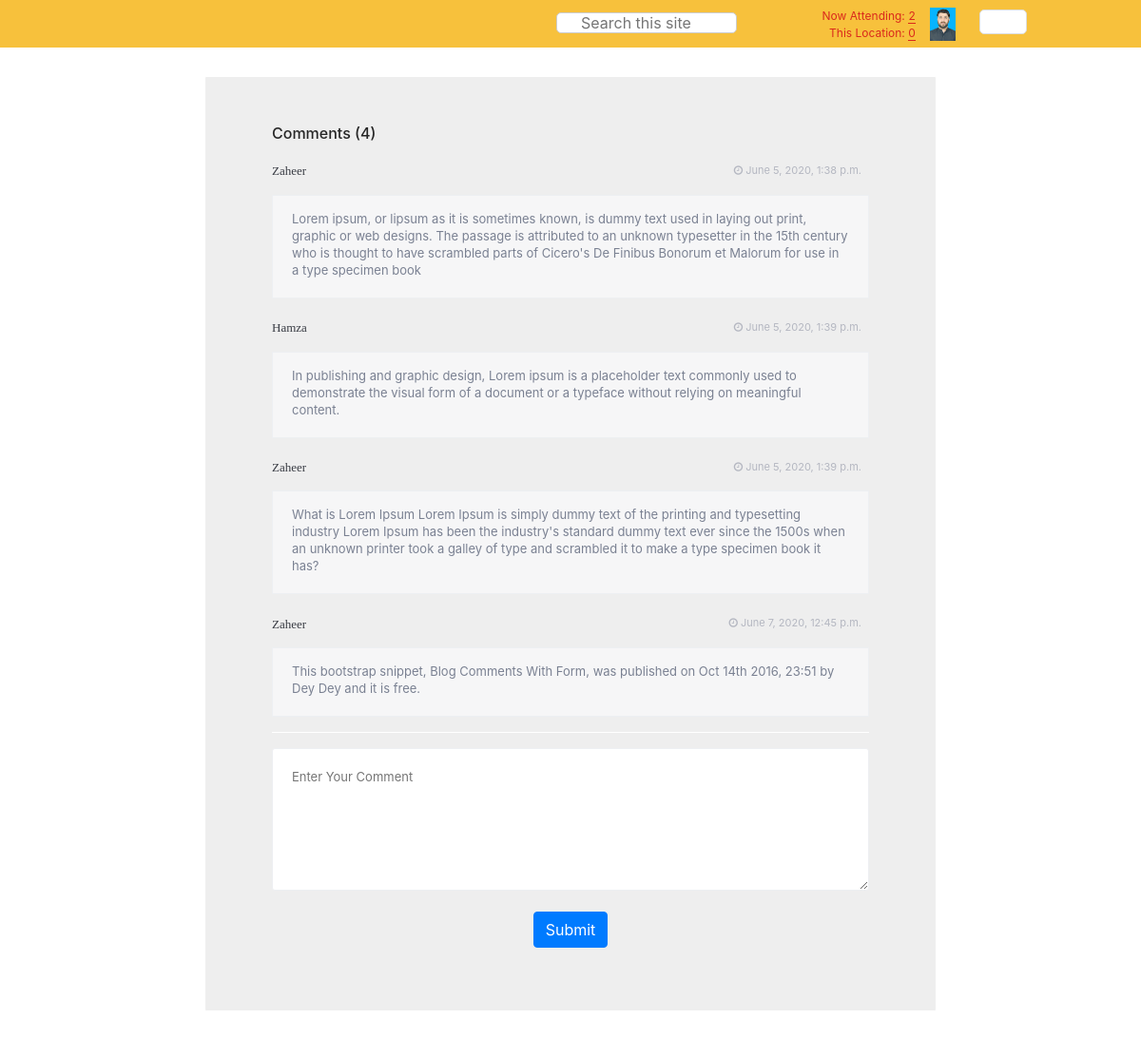
The app's page /chat/public/ (signed in) with its own data.
### common/models.py (models this page shows, shortened)
class UserProfile(models.Model):
    USER_TYPE_USER = 'user'
    USER_TYPE_PAGE_ADMIN = 'page_admin'
    USER_TYPE_OWNER = 'owner'
    USER_TYPE_MEMBER = 'member'
    USER_TYPES = (
        (USER_TYPE_USER, 'user'),
        (USER_TYPE_PAGE_ADMIN, 'page_admin'),
        (USER_TYPE_OWNER, 'owner'),
        (USER_TYPE_MEMBER, 'member'),
    )
    STATUS_ONLINE = 'Online'
    STATUS_OFFLINE = 'Offline'
    STATUS_AWAY = 'Away'
    STATUS_DONT_DISTURB = 'Do not Disturb'
    STATUSES = (
        (STATUS_ONLINE, 'Online'),
        (STATUS_OFFLINE, 'Offline'),
        (STATUS_AWAY, 'Away'),
        (STATUS_DONT_DISTURB, 'Do not Disturb')
    )
    user = models.OneToOneField(User, on_delete=models.CASCADE,
                                related_name='user_profile')
    company_name = models.CharField(max_length=200, null=True, blank=True)
    email = models.CharField(max_length=100, null=True, blank=True)
    date_of_birth = models.DateField(blank=True, null=True)
    profile_name = models.CharField(max_length=256, blank=True, null=True)
    profile_image = models.ImageField(upload_to="customer/profile/", null=True, blank=True)
    is_custom_profile_image = models.BooleanField(default=False)
    phone = models.CharField(max_length=256, blank=True, null=True)
    alternate_phone = models.CharField(max_length=256, blank=True, null=True)
    gender = models.CharField(
        max_length=1, choices=(('m', _('Male')), ('f', _('Female'))),
        blank=True, null=True)
    type = models.CharField(
        max_length=200, choices=USER_TYPES, default=USER_TYPE_USER,
        blank=True, null=True)
    hometown = models.CharField(max_length=256, blank=True, null=True)
    location = models.CharField(max_length=256, blank=True, null=True)
    address = models.CharField(max_length=256, blank=True, null=True)
    status = models.CharField(max_length=100, choices=STATUSES,
                             default=STATUS_ONLINE, blank=True, null=True)
    linked_in = models.URLField(max_length=256, blank=True, null=True)
    google_plus = models.URLField(max_length=256, blank=True, null=True)
    facebook = models.URLField(max_length=256, blank=True, null=True)
    youtube = models.URLField(max_length=256, blank=True, null=True)

### chat/models.py (models this page shows, shortened)
class Comment(models.Model):
    user = models.ForeignKey(
        User, related_name='user_comment', on_delete=models.CASCADE)
    content = models.TextField(max_length=500, blank=True, null=True)
    date = models.DateTimeField(default=timezone.now, blank=True, null=True)
    active = models.BooleanField(default=True)

### chat/views.py (the view, shortened to what this page needs)
# urls.py: path('public/', views.PublicDiscussion.as_view(), name='public_discuss'),
class PublicDiscussion(FormView):
    template_name = 'public_discussion.html'
    form_class = CommentForm
    def dispatch(self, request, *args, **kwargs):
        if self.request.user.is_authenticated:
            return super(
                PublicDiscussion, self).dispatch(request, *args, **kwargs)
        else:
            return HttpResponseRedirect(reverse('user_login'))
    def get_context_data(self, **kwargs):
        context = super(PublicDiscussion, self).get_context_data(**kwargs)
        comments = Comment.objects.all()
        context.update({
            'comments': comments,
            'total_logged_in_users': get_all_logged_in_users().count(),
            'logged_in_members': get_all_logged_in_users(),
        })
        return context

### chat/forms.py
class CommentForm(forms.ModelForm):
    class Meta:
        model = Comment
        fields = '__all__'

### common/views.py (called while the page is built)
def get_all_logged_in_users():
	sessions = Session.objects.filter(expire_date__gte=timezone.now())
	uid_list = []
	for session in sessions:
		data = session.get_decoded()
		uid_list.append(data.get('_auth_user_id', None))
	return User.objects.filter(id__in=uid_list)

### templates/public_discussion.html (shortened to what this page needs)
{% extends 'base.html' %}
{% block content %}
<div class="container">
<div class="be-comment-block">
	<h1 class="comments-title">Comments ({{ comments.count }})</h1>
    {% for comment in comments %}
        <div class="be-comment">
            <div class="be-comment-content">
                    <span class="be-comment-name">
                        <a href="#">{{ comment.user.username|title }}</a>
                        </span>
                    <span class="be-comment-time">
                        <i class="fa fa-clock-o"></i>
                        {{ comment.date }}
                    </span>
                <p class="be-comment-text">
                    {{ comment.content }}
                </p>
            </div>
        </div>
    {% endfor %}
    <hr style="border-top: 1px solid #fff;">
	<form class="form-block" action="{% url 'chat:public_discuss' %}" method="post">
		<div class="row">
			<div class="col-lg-12">
				<div class="form-group">
					<textarea class="form-input" required="required" name="content" placeholder="Enter Your Comment"></textarea>
				</div>
			</div>
            <div class="col-lg-12 text-center">
				<div class="form-group">
					<button type="submit" class="btn btn-primary">Submit</button>
				</div>
			</div>
		</div>
	</form>
</div>
</div>
{% endblock %}

### templates/base.html (shortened to what this page needs)
<!DOCTYPE html>
{% load staticfiles %}
<html>
<head>
	<link rel="stylesheet" href="{% static "css/style.css" %}" type="text/css" media="screen" />
	<link rel="stylesheet" href="{% static "css/ui-redesign.css" %}" type="text/css" />
    <link rel="stylesheet" href="{% static "css/bootstrap.min.css" %}" type="text/css" media="screen" />
    <link href="//netdna.bootstrapcdn.com/bootstrap/3.0.0/css/bootstrap-glyphicons.css" rel="stylesheet">
	<link rel="stylesheet" href="https://stackpath.bootstrapcdn.com/font-awesome/4.7.0/css/font-awesome.min.css" type="text/css" media="screen" />
</head>
<body>
    <div id="header-bar"><div>
    <div id="header" style="background: #f7c13c;">
        <div id="header-container">
        {% if request.user.is_authenticated %}
            <div id="header-controls" style="color:#666">
                <ul>
                    <li class="search-box">
                        <input id="search-keyword" class="round" placeholder="Search this site">
                        <a href="javascript:;" class="main-icon search" id="search-btn" tooltip="Click to Search"></a>
                    </li>
                    <li id="user-info">
    <div class="header-user">
        <div class="left onlineUser-num display-inline-table hide" id="online-counter" style="display: block;">
            <div class="display-table-row" style="cursor: pointer" data-toggle="modal" data-target="#attendingMembers"><div class="online-user-type display-table-cell">Now Attending</div><div class="display-table-cell">:&nbsp;</div><div class="display-table-cell"><a class="total-onlineUser num-tip" href="javascript:;">{{ total_logged_in_users|default:0 }}</a></div></div>
            <div class="display-table-row" style="cursor: pointer" data-toggle="modal" data-target="#thisLocation"><div class="online-user-type display-table-cell">This Location</div><div class="display-table-cell">:&nbsp;</div><div class="display-table-cell"><a class="current-onlineUser num-tip" href="javascript:;">{{ current_location_attending|default:0 }}</a></div></div>
        </div>
        <div id="user-info-avatar" class="user-info-avatar right">
            <img src="{% if request.user.user_profile.profile_image %}{{ request.user.user_profile.profile_image.url }}{% else %}https://cdn-akamai.6connex.com//user/2020/2/26/1585243263157_Andre.jpg{% endif %}">
        </div>
    </div>
</li>
                    <li id="settings">
                        <div class="set-btn btn relative">
                            <div class="gear-icon"></div>
                        </div>
                    </li>
                </ul>
            </div>
        {% endif %}
        </div>
    </div>
</div>
    </div>
	<section>
		{% block content %}
		{% endblock %}
	</section>
</body>
</html>

### app_static/css/style.css (style rules this page uses)
html, body, div, span, applet, object, iframe, h1, h2, h3, h4, h5, h6, p, blockquote, pre, a, abbr, acronym, address, big, cite, code, del, dfn, em, img, ins, kbd, q, s, samp, small, strike, strong, sub, sup, tt, var, b, u, i, center, dl, dt, dd, ol, ul, li, fieldset, form, label, legend, table, caption, tbody, tfoot, thead, tr, th, td, article, aside, canvas, details, embed, figure, figcaption, footer, header, hgroup, menu, nav, output, ruby, section, summary, time, mark, audio, video { margin: 0; padding: 0; border: 0; font-size: 100%; font: inherit; vertical-align: baseline; }
article, aside, details, figcaption, figure, footer, header, hgroup, menu, nav, section { display: block; }
body { line-height: 1; font-family: sans-serif; }
ol, ul { list-style: none; }
section { width: 800px; margin: 0 auto; }
p { margin: 1em 0 2em 0; }

### records on screen
Comment: user.username "Zaheer", date "June 5, 2020, 1:38 p.m.", content "Lorem ipsum, or lipsum as it is sometimes known, is dummy text used in laying out print, graphic or web designs. The passage is attributed to an unknown typesetter in the 15th century who is thought to have scrambled parts of Cicero's De Finibus Bonorum et Malorum for use in a type specimen book"
Comment: user.username "Hamza", date "June 5, 2020, 1:39 p.m.", content "In publishing and graphic design, Lorem ipsum is a placeholder text commonly used to demonstrate the visual form of a document or a typeface without relying on meaningful content."
Comment: user.username "Zaheer", date "June 5, 2020, 1:39 p.m.", content "What is Lorem Ipsum Lorem Ipsum is simply dummy text of the printing and typesetting industry Lorem Ipsum has been the industry's standard dummy text ever since the 1500s when an unknown printer took a galley of type and scrambled it to make a type specimen book it has?"
Comment: user.username "Zaheer", date "June 7, 2020, 12:45 p.m.", content "This bootstrap snippet, Blog Comments With Form, was published on Oct 14th 2016, 23:51 by Dey Dey and it is free."

### other values on screen
{{ total_logged_in_users|default:0 }} "2"
{{ current_location_attending|default:0 }} "0"
{{ comments.count }} "4"
